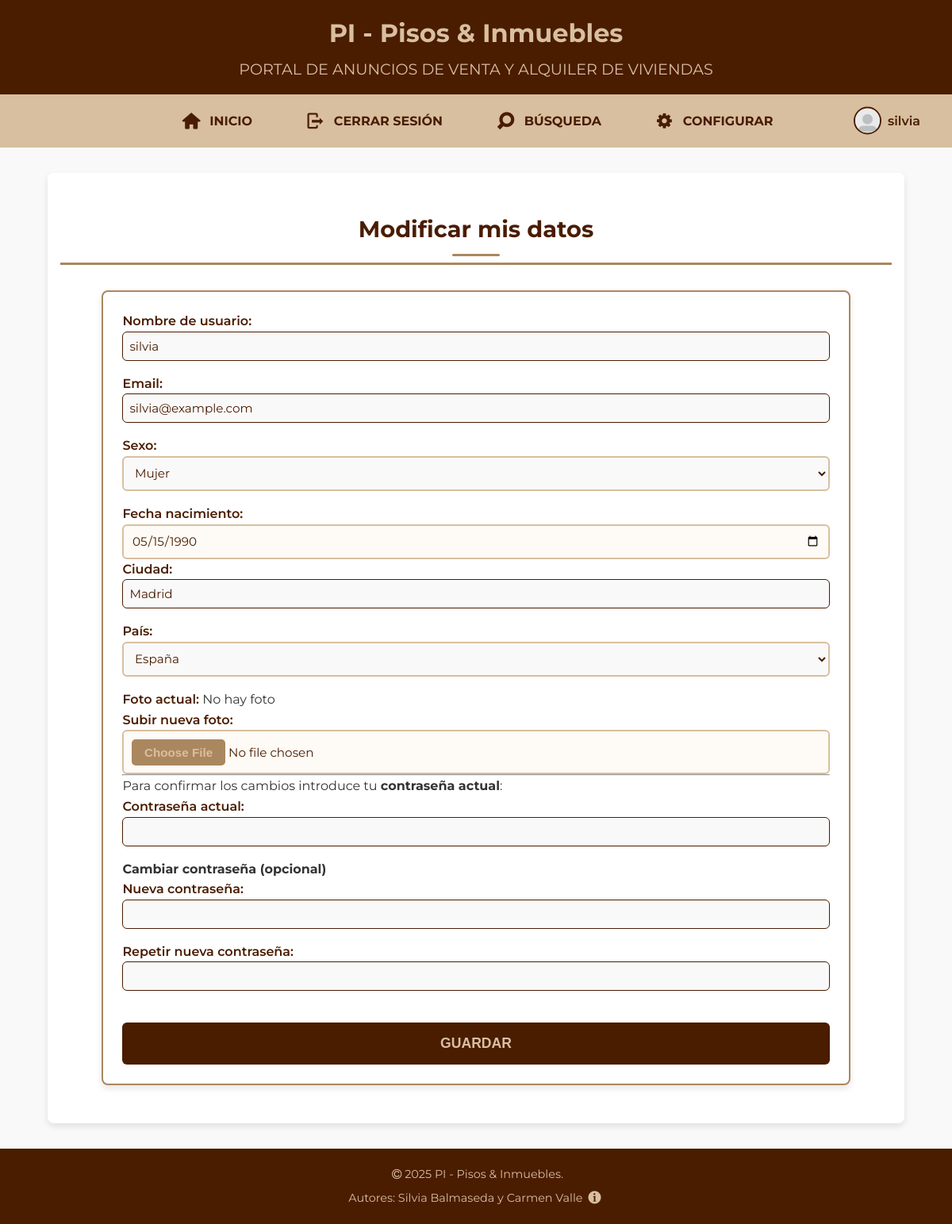
Screenshot of /modificar_datos.php (signed in) with the database file from the repository.
### tables this page shows
CREATE TABLE `usuarios` (
  `IdUsuario` int(11) NOT NULL,
  `NomUsuario` varchar(15) NOT NULL,
  `Clave` varchar(255) NOT NULL,
  `Email` varchar(254) NOT NULL,
  `Sexo` smallint(11) DEFAULT NULL,
  `FNacimiento` date DEFAULT NULL,
  `Ciudad` varchar(100) DEFAULT NULL,
  `Pais` int(11) DEFAULT NULL,
  `Foto` varchar(200) DEFAULT NULL,
  `FRegistro` datetime DEFAULT NULL,
  `Estilo` int(11) DEFAULT NULL
);

### modificar_datos.php (the view, shortened to what this page needs)
<?php
require_once("cabecera.inc");
require_once("inicioLog.inc");
require_once __DIR__ . '/includes/conexion.php';
$old = [];
$user = null;
if (isset($_SESSION['id']) && isset($conexion)) {
	$stmt = $conexion->prepare('SELECT IdUsuario, NomUsuario, Email, Sexo, FNacimiento, Ciudad, Pais, Foto FROM Usuarios WHERE IdUsuario = ?');
	$stmt->execute([$_SESSION['id']]);
	$user = $stmt->fetch(PDO::FETCH_ASSOC);
	if ($user) {
		$sexoStored = $user['Sexo'];
		if (is_numeric($sexoStored)) {
			$user['SexoChar'] = ($sexoStored == 1) ? 'H' : (($sexoStored == 2) ? 'M' : 'O');
		} else {
			$user['SexoChar'] = $sexoStored;
		}
	}
}
?>
<main>
	<section>
		<h2>Modificar mis datos</h2>
		<?php if (!$user): ?>
				<p>No se han podido cargar tus datos. Asegúrate de estar identificado.</p>
			<?php else: ?>
				<form action="procesar_modificar_datos" method="post" enctype="multipart/form-data">
					<p>
						<label>Nombre de usuario: </label>
						<input type="text" name="usuario" value="<?= htmlspecialchars($old['usuario'] ?? $user['NomUsuario']) ?>">
						<label>Email:</label>
						<input type="email" name="email" value="<?= htmlspecialchars($old['email'] ?? $user['Email']) ?>">
					</p>
					<p>
						<label>Sexo:</label>
						<?php $sexoSel = $old['sexo'] ?? ($user['SexoChar'] ?? ''); ?>
						<select name="sexo">
							<option value="M" <?= ($sexoSel === 'M') ? 'selected' : '' ?>>Mujer</option>
						</select>
					</p>
					<p>
						<label>Fecha nacimiento:</label>
						<input type="date" name="nacimiento" value="<?= htmlspecialchars($old['nacimiento'] ?? $user['FNacimiento']) ?>">
					</p>
					<p>
						<label>Ciudad:</label>
						<input type="text" name="ciudad" value="<?= htmlspecialchars($old['ciudad'] ?? $user['Ciudad']) ?>">
					</p>
					<p>
						<label>País:</label>
						<select name="pais">
							<?php
							try {
								$rs = $conexion->query('SELECT IdPaises AS IdPais, NomPais FROM Paises ORDER BY NomPais');
								$ps = $rs->fetchAll(PDO::FETCH_ASSOC);
							} catch (Exception $e) {
								$ps = [];
							}
							foreach ($ps as $p) {
								$sel = (($old['pais'] ?? $user['Pais']) == $p['IdPais']) ? 'selected' : '';
								echo "<option value='{$p['IdPais']}' $sel>" . htmlspecialchars($p['NomPais']) . "</option>";
							}
							?>
						</select>
					</p>
					<p>
						<label>Foto actual:</label>
						<?php if ($user['Foto']): ?>
							<?php $avatar = resolve_image_url($user['Foto']); ?>
							<br><img src="<?= htmlspecialchars($avatar, ENT_QUOTES, 'UTF-8') ?>" alt="Foto" width="120">
						<?php else: ?>No hay foto<?php endif; ?>
					</p>
					<p>
						<label>Subir nueva foto:</label>
						<input type="file" name="foto" accept="image/*">
					</p>
					<hr>
					<p>Para confirmar los cambios introduce tu <strong>contraseña actual</strong>:</p>
					<p>
						<label>Contraseña actual:</label>
						<input type="password" name="current_password" required>
					</p>
					<h4>Cambiar contraseña (opcional)</h4>
					<p>
						<label>Nueva contraseña:</label>
						<input type="password" name="new_password">
					</p>
					<p>
						<label>Repetir nueva contraseña:</label>
						<input type="password" name="repeat_new_password">
					</p>
					<p>
						<button type="submit">GUARDAR</button>
					</p>
				</form>
			<?php endif; ?>
	</section>
</main>
<?php
require_once("pie.inc");
?>

### DAW/practica/css/general.css (style rules this page uses)
:root { --color-principal: #4a1c00; --color-secundario: #d8bf9f; --color-acento: #ab875f; --color-hover: #162500; --color-fondo: #f9f9f9; --color-texto: #333; --color-field: #fefaf5; --color-blanco: #fff; --radio-borde: 6px; --sombra: 0 4px 8px rgba(0, 0, 0, 0.1); --sombra-int: inset 0 0 5px rgba(0, 0, 0, 0.05); --fuente-base: 'Montserrat', 'Segoe UI', Tahoma, Geneva, Verdana, sans-serif; --tamano-base: 16px; --linea-base: 1.6; }
* { margin: 0; padding: 0; box-sizing: border-box; }
body { font-family: var(--fuente-base); font-size: var(--tamano-base); line-height: var(--linea-base); background-color: var(--color-fondo); color: var(--color-texto); }
main { max-width: 90%; margin: 2rem auto; padding: 1rem; background-color: var(--color-blanco); border-radius: 8px; box-shadow: var(--sombra); }
main h2 { color: var(--color-principal); font-size: 2rem; margin-bottom: 1rem; text-align: center; }
button, .btn { display: block; width: 100%; text-align: center; margin-top: 1.5rem; background-color: var(--color-principal); color: var(--color-secundario); padding: 0.8rem 0; border-radius: var(--radio-borde); font-weight: 600; font-size: 1rem; text-decoration: none; transition: background-color 0.3s ease, color 0.3s ease; }
input[type="text"], input[type="email"], input[type="password"], textarea, select { width: 100%; padding: 0.5rem; margin-bottom: 1rem; border: 1px solid var(--color-principal); border-radius: var(--radio-borde); }
form { width: 90%; margin: 2rem auto; padding: 1.5rem; background-color: var(--color-blanco); border: 2px solid var(--color-acento); border-radius: 8px; box-shadow: var(--sombra); }
section h2 { color: var(--color-hover); text-align: center; margin: 2rem auto 1.5rem; font-size: 1.8rem; position: relative; padding-bottom: 0.5rem; }
section h2::after { content: ""; display: block; width: 60px; height: 3px; background-color: var(--color-acento); margin: 0.5rem auto 0; border-radius: 2px; }

### DAW/practica/css/registro.css (style rules this page uses)
section h2 { color: var(--color-principal); font-size: 1.8rem; text-align: center; margin-bottom: 2rem; border-bottom: 3px solid var(--color-acento); padding-bottom: 0.5rem; }
form p label { color: var(--color-principal); font-weight: 600; }
input, select { width: 100%; padding: 0.6rem; border: 2px solid var(--color-secundario); border-radius: var(--radio-borde); font-family: var(--fuente-base); font-size: 0.95rem; background-color: var(--color-fondo); color: var(--color-principal); transition: border-color 0.3s ease, background-color 0.3s ease; }
input[type="date"] { background-color:var(--color-field); }
input[type="file"] { display: block; width: 100%; background-color: var(--color-field); border: 2px solid var(--color-secundario); border-radius: var(--radio-borde); padding: 0.6rem; color: var(--color-principal); font-family: var(--fuente-base); font-size: 0.95rem; cursor: pointer; transition: border-color 0.3s ease, background-color 0.3s ease; }
button { display: block; width: 100%; padding: 1rem; font-size: 1.1rem; font-weight: 700; color: var(--color-secundario); background-color: var(--color-principal); border: none; border-radius: var(--radio-borde); cursor: pointer; transition: background-color 0.3s ease; }

### DAW/practica/css/print-index.css (style rules this page uses)
* { box-shadow: none !important; text-shadow: none !important; }
body { font-family: Georgia, 'Times New Roman', serif; font-size: 12pt; line-height: 1.5; background-color: white; color: black; }
main { max-width: 100%; background-color: white !important; margin: 0; padding: 0; }
h2 { font-size: 16pt; color: #4a1c00 !important; margin-top: 20pt; margin-bottom: 10pt; border-bottom: 1pt solid #ab875f; padding-bottom: 5pt; page-break-after: avoid; }
p { margin-bottom: 8pt; orphans: 3; widows: 3; }
button, input[type="submit"], input[type="button"] { display: none !important; }
input[type="text"], input[type="email"], input[type="tel"], input[type="number"], input[type="date"], textarea, select { border: none !important; border-bottom: 1pt dotted #ab875f !important; padding: 2pt 5pt !important; background: white !important; color: black !important; }
h2, h3, h4, h5, h6 { page-break-after: avoid; }
body::after { content: "Documento impreso el " attr(data-fecha); display: block; text-align: center; font-size: 9pt; font-style: italic; color: #666 !important; margin-top: 20pt; page-break-before: avoid; }

### rows the page displays
usuarios: usuario "silvia", email "silvia@example.com", nacimiento "05/15/1990", ciudad "Madrid"

### other values shown
$_SESSION['usuario'] "silvia"
form field pais "España"
